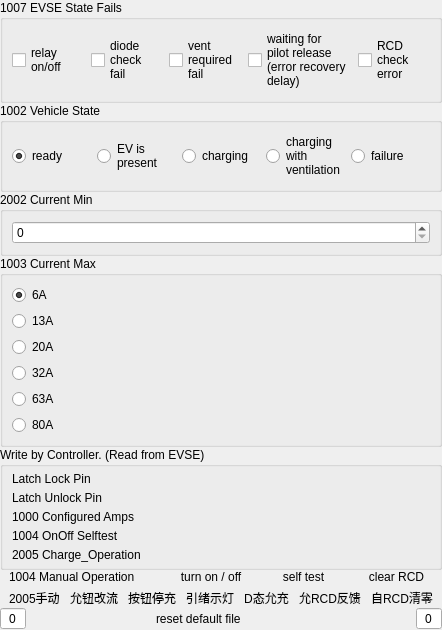
     <widget class="QWidget" name="widget_2" native="true">
      <property name="sizePolicy">
       <sizepolicy hsizetype="Expanding" vsizetype="Expanding">
        <horstretch>100</horstretch>
        <verstretch>0</verstretch>
       </sizepolicy>
      </property>
      <layout class="QVBoxLayout" name="verticalLayout_3">
       <property name="spacing">
        <number>0</number>
       </property>
       <property name="leftMargin">
        <number>0</number>
       </property>
       <property name="topMargin">
        <number>0</number>
       </property>
       <property name="rightMargin">
        <number>0</number>
       </property>
       <property name="bottomMargin">
        <number>0</number>
       </property>
       <item>
        <widget class="QGroupBox" name="groupBox_2">
         <property name="sizePolicy">
          <sizepolicy hsizetype="Expanding" vsizetype="Expanding">
           <horstretch>0</horstretch>
           <verstretch>80</verstretch>
          </sizepolicy>
         </property>
         <property name="title">
          <string>1007 EVSE State Fails</string>
         </property>
         <layout class="QHBoxLayout" name="horizontalLayout">
          <item>
           <widget class="QCheckBox" name="cb_relay_onoff">
            <property name="sizePolicy">
             <sizepolicy hsizetype="Expanding" vsizetype="Expanding">
              <horstretch>0</horstretch>
              <verstretch>0</verstretch>
             </sizepolicy>
            </property>
            <property name="cursor">
             <cursorShape>PointingHandCursor</cursorShape>
            </property>
            <property name="text">
             <string>relay
on/off</string>
            </property>
           </widget>
          </item>
          <item>
           <widget class="QCheckBox" name="cb_diode">
            <property name="sizePolicy">
             <sizepolicy hsizetype="Expanding" vsizetype="Expanding">
              <horstretch>0</horstretch>
              <verstretch>0</verstretch>
             </sizepolicy>
            </property>
            <property name="cursor">
             <cursorShape>PointingHandCursor</cursorShape>
            </property>
            <property name="text">
             <string>diode
check
fail</string>
            </property>
           </widget>
          </item>
          <item>
           <widget class="QCheckBox" name="cb_vent">
            <property name="sizePolicy">
             <sizepolicy hsizetype="Expanding" vsizetype="Expanding">
              <horstretch>0</horstretch>
              <verstretch>0</verstretch>
             </sizepolicy>
            </property>
            <property name="cursor">
             <cursorShape>PointingHandCursor</cursorShape>
            </property>
            <property name="text">
             <string>vent
required
fail</string>
            </property>
           </widget>
          </item>
          <item>
           <widget class="QCheckBox" name="cb_waiting_pilot">
            <property name="sizePolicy">
             <sizepolicy hsizetype="Expanding" vsizetype="Expanding">
              <horstretch>0</horstretch>
              <verstretch>0</verstretch>
             </sizepolicy>
            </property>
            <property name="cursor">
             <cursorShape>PointingHandCursor</cursorShape>
            </property>
            <property name="text">
             <string>waiting for
pilot release
(error recovery
delay)</string>
            </property>
           </widget>
          </item>
          <item>
           <widget class="QCheckBox" name="cb_rcd_check">
            <property name="sizePolicy">
             <sizepolicy hsizetype="Expanding" vsizetype="Expanding">
              <horstretch>0</horstretch>
              <verstretch>0</verstretch>
             </sizepolicy>
            </property>
            <property name="cursor">
             <cursorShape>PointingHandCursor</cursorShape>
            </property>
            <property name="text">
             <string>RCD
check
error</string>
            </property>
           </widget>
          </item>
         </layout>
        </widget>
       </item>
       <item>
        <widget class="QGroupBox" name="groupBox">
         <property name="sizePolicy">
          <sizepolicy hsizetype="Expanding" vsizetype="Expanding">
           <horstretch>0</horstretch>
           <verstretch>80</verstretch>
          </sizepolicy>
         </property>
         <property name="title">
          <string>1002 Vehicle State</string>
         </property>
         <layout class="QHBoxLayout" name="horizontalLayout_2">
          <item>
           <widget class="QRadioButton" name="rb_ready">
            <property name="sizePolicy">
             <sizepolicy hsizetype="Expanding" vsizetype="Expanding">
              <horstretch>0</horstretch>
              <verstretch>0</verstretch>
             </sizepolicy>
            </property>
            <property name="cursor">
             <cursorShape>PointingHandCursor</cursorShape>
            </property>
            <property name="text">
             <string>ready</string>
            </property>
            <property name="checked">
             <bool>true</bool>
            </property>
           </widget>
          </item>
          <item>
           <widget class="QRadioButton" name="rb_ev_present">
            <property name="sizePolicy">
             <sizepolicy hsizetype="Expanding" vsizetype="Expanding">
              <horstretch>0</horstretch>
              <verstretch>0</verstretch>
             </sizepolicy>
            </property>
            <property name="cursor">
             <cursorShape>PointingHandCursor</cursorShape>
            </property>
            <property name="text">
             <string>EV is
present</string>
            </property>
           </widget>
          </item>
          <item>
           <widget class="QRadioButton" name="rb_charging">
            <property name="sizePolicy">
             <sizepolicy hsizetype="Expanding" vsizetype="Expanding">
              <horstretch>0</horstretch>
              <verstretch>0</verstretch>
             </sizepolicy>
            </property>
            <property name="cursor">
             <cursorShape>PointingHandCursor</cursorShape>
            </property>
            <property name="text">
             <string>charging</string>
            </property>
           </widget>
          </item>
          <item>
           <widget class="QRadioButton" name="rb_charging_vent">
            <property name="sizePolicy">
             <sizepolicy hsizetype="Expanding" vsizetype="Expanding">
              <horstretch>0</horstretch>
              <verstretch>0</verstretch>
             </sizepolicy>
            </property>
            <property name="cursor">
             <cursorShape>PointingHandCursor</cursorShape>
            </property>
            <property name="text">
             <string>charging
with
ventilation</string>
            </property>
           </widget>
          </item>
          <item>
           <widget class="QRadioButton" name="rb_failure">
            <property name="sizePolicy">
             <sizepolicy hsizetype="Expanding" vsizetype="Expanding">
              <horstretch>0</horstretch>
              <verstretch>0</verstretch>
             </sizepolicy>
            </property>
            <property name="cursor">
             <cursorShape>PointingHandCursor</cursorShape>
            </property>
            <property name="text">
             <string>failure</string>
            </property>
           </widget>
          </item>
         </layout>
        </widget>
       </item>
       <item>
        <widget class="QGroupBox" name="groupBox_4">
         <property name="sizePolicy">
          <sizepolicy hsizetype="Expanding" vsizetype="Expanding">
           <horstretch>0</horstretch>
           <verstretch>40</verstretch>
          </sizepolicy>
         </property>
         <property name="title">
          <string>2002 Current Min</string>
         </property>
         <layout class="QVBoxLayout" name="verticalLayout_2">
          <item>
           <widget class="QSpinBox" name="sb_currnt_min">
            <property name="sizePolicy">
             <sizepolicy hsizetype="Expanding" vsizetype="Expanding">
              <horstretch>0</horstretch>
              <verstretch>0</verstretch>
             </sizepolicy>
            </property>
            <property name="cursor">
             <cursorShape>ArrowCursor</cursorShape>
            </property>
           </widget>
          </item>
         </layout>
        </widget>
       </item>
       <item>
        <widget class="QGroupBox" name="groupBox_3">
         <property name="sizePolicy">
          <sizepolicy hsizetype="Expanding" vsizetype="Expanding">
           <horstretch>0</horstretch>
           <verstretch>80</verstretch>
          </sizepolicy>
         </property>
         <property name="title">
          <string>1003 Current Max</string>
         </property>
         <layout class="QVBoxLayout" name="verticalLayout">
          <item>
           <widget class="QRadioButton" name="rb_current_max_6">
            <property name="sizePolicy">
             <sizepolicy hsizetype="Expanding" vsizetype="Expanding">
              <horstretch>0</horstretch>
              <verstretch>0</verstretch>
             </sizepolicy>
            </property>
            <property name="cursor">
             <cursorShape>PointingHandCursor</cursorShape>
            </property>
            <property name="text">
             <string>6A</string>
            </property>
            <property name="checked">
             <bool>true</bool>
            </property>
           </widget>
          </item>
          <item>
           <widget class="QRadioButton" name="rb_current_max_13">
            <property name="sizePolicy">
             <sizepolicy hsizetype="Expanding" vsizetype="Expanding">
              <horstretch>0</horstretch>
              <verstretch>0</verstretch>
             </sizepolicy>
            </property>
            <property name="cursor">
             <cursorShape>PointingHandCursor</cursorShape>
            </property>
            <property name="text">
             <string>13A</string>
            </property>
           </widget>
          </item>
          <item>
           <widget class="QRadioButton" name="rb_current_max_20">
            <property name="sizePolicy">
             <sizepolicy hsizetype="Expanding" vsizetype="Expanding">
              <horstretch>0</horstretch>
              <verstretch>0</verstretch>
             </sizepolicy>
            </property>
            <property name="cursor">
             <cursorShape>PointingHandCursor</cursorShape>
            </property>
            <property name="text">
             <string>20A</string>
            </property>
           </widget>
          </item>
          <item>
           <widget class="QRadioButton" name="rb_current_max_32">
            <property name="sizePolicy">
             <sizepolicy hsizetype="Expanding" vsizetype="Expanding">
              <horstretch>0</horstretch>
              <verstretch>0</verstretch>
             </sizepolicy>
            </property>
            <property name="cursor">
             <cursorShape>PointingHandCursor</cursorShape>
            </property>
            <property name="text">
             <string>32A</string>
            </property>
           </widget>
          </item>
          <item>
           <widget class="QRadioButton" name="rb_current_max_63">
            <property name="sizePolicy">
             <sizepolicy hsizetype="Expanding" vsizetype="Expanding">
              <horstretch>0</horstretch>
              <verstretch>0</verstretch>
             </sizepolicy>
            </property>
            <property name="cursor">
             <cursorShape>PointingHandCursor</cursorShape>
            </property>
            <property name="text">
             <string>63A</string>
            </property>
           </widget>
          </item>
          <item>
           <widget class="QRadioButton" name="rb_current_max_80">
            <property name="sizePolicy">
             <sizepolicy hsizetype="Expanding" vsizetype="Expanding">
              <horstretch>0</horstretch>
              <verstretch>0</verstretch>
             </sizepolicy>
            </property>
            <property name="cursor">
             <cursorShape>PointingHandCursor</cursorShape>
            </property>
            <property name="text">
             <string>80A</string>
            </property>
           </widget>
          </item>
         </layout>
        </widget>
       </item>
       <item>
        <widget class="QGroupBox" name="groupBox_8">
         <property name="sizePolicy">
          <sizepolicy hsizetype="Expanding" vsizetype="Expanding">
           <horstretch>0</horstretch>
           <verstretch>80</verstretch>
          </sizepolicy>
         </property>
         <property name="title">
          <string>Write by Controller. (Read from EVSE)</string>
         </property>
         <layout class="QGridLayout" name="gridLayout_5" columnstretch="1,2,2">
          <property name="leftMargin">
           <number>9</number>
          </property>
          <property name="topMargin">
           <number>5</number>
          </property>
          <property name="bottomMargin">
           <number>5</number>
          </property>
          <property name="horizontalSpacing">
           <number>10</number>
          </property>
          <property name="verticalSpacing">
           <number>5</number>
          </property>
          <item row="2" column="0">
           <widget class="QLabel" name="label_47">
            <property name="sizePolicy">
             <sizepolicy hsizetype="Expanding" vsizetype="Expanding">
              <horstretch>0</horstretch>
              <verstretch>0</verstretch>
             </sizepolicy>
            </property>
            <property name="text">
             <string>1000 Configured Amps</string>
            </property>
           </widget>
          </item>
          <item row="1" column="1">
           <widget class="QLabel" name="lb_latch_unlock_pin_value">
            <property name="text">
             <string/>
            </property>
            <property name="alignment">
             <set>Qt::AlignRight|Qt::AlignTrailing|Qt::AlignVCenter</set>
            </property>
           </widget>
          </item>
          <item row="3" column="1">
           <widget class="QLabel" name="lb_onoff_selftest_value">
            <property name="sizePolicy">
             <sizepolicy hsizetype="Expanding" vsizetype="Expanding">
              <horstretch>0</horstretch>
              <verstretch>0</verstretch>
             </sizepolicy>
            </property>
            <property name="text">
             <string/>
            </property>
            <property name="alignment">
             <set>Qt::AlignRight|Qt::AlignTrailing|Qt::AlignVCenter</set>
            </property>
           </widget>
          </item>
          <item row="0" column="0">
           <widget class="QLabel" name="label_2">
            <property name="text">
             <string>Latch Lock Pin</string>
            </property>
           </widget>
          </item>
          <item row="4" column="1">
           <widget class="QLabel" name="lb_charge_operation_value">
            <property name="sizePolicy">
             <sizepolicy hsizetype="Expanding" vsizetype="Expanding">
              <horstretch>0</horstretch>
              <verstretch>0</verstretch>
             </sizepolicy>
            </property>
            <property name="text">
             <string/>
            </property>
            <property name="alignment">
             <set>Qt::AlignRight|Qt::AlignTrailing|Qt::AlignVCenter</set>
            </property>
           </widget>
          </item>
          <item row="3" column="0">
           <widget class="QLabel" name="label_49">
            <property name="sizePolicy">
             <sizepolicy hsizetype="Expanding" vsizetype="Expanding">
              <horstretch>0</horstretch>
              <verstretch>0</verstretch>
             </sizepolicy>
            </property>
            <property name="text">
             <string>1004 OnOff Selftest</string>
            </property>
           </widget>
          </item>
          <item row="1" column="0">
           <widget class="QLabel" name="label_3">
            <property name="text">
             <string>Latch Unlock Pin</string>
            </property>
           </widget>
          </item>
          <item row="0" column="1">
           <widget class="QLabel" name="lb_latch_lock_pin_value">
            <property name="text">
             <string/>
            </property>
            <property name="alignment">
             <set>Qt::AlignRight|Qt::AlignTrailing|Qt::AlignVCenter</set>
            </property>
           </widget>
          </item>
          <item row="4" column="0">
           <widget class="QLabel" name="label_51">
            <property name="sizePolicy">
             <sizepolicy hsizetype="Expanding" vsizetype="Expanding">
              <horstretch>0</horstretch>
              <verstretch>0</verstretch>
             </sizepolicy>
            </property>
            <property name="text">
             <string>2005 Charge_Operation</string>
            </property>
           </widget>
          </item>
          <item row="2" column="1">
           <widget class="QLabel" name="lb_configured_amps_value">
            <property name="sizePolicy">
             <sizepolicy hsizetype="Expanding" vsizetype="Expanding">
              <horstretch>0</horstretch>
              <verstretch>0</verstretch>
             </sizepolicy>
            </property>
            <property name="text">
             <string/>
            </property>
            <property name="alignment">
             <set>Qt::AlignRight|Qt::AlignTrailing|Qt::AlignVCenter</set>
            </property>
           </widget>
          </item>
          <item row="3" column="2">
           <widget class="QLabel" name="lb_onoff_selftest">
            <property name="sizePolicy">
             <sizepolicy hsizetype="Expanding" vsizetype="Expanding">
              <horstretch>0</horstretch>
              <verstretch>0</verstretch>
             </sizepolicy>
            </property>
            <property name="text">
             <string/>
            </property>
            <property name="alignment">
             <set>Qt::AlignRight|Qt::AlignTrailing|Qt::AlignVCenter</set>
            </property>
           </widget>
          </item>
          <item row="0" column="2">
           <widget class="QLabel" name="lb_latch_lock_pin">
            <property name="text">
             <string/>
            </property>
            <property name="alignment">
             <set>Qt::AlignRight|Qt::AlignTrailing|Qt::AlignVCenter</set>
            </property>
           </widget>
          </item>
          <item row="4" column="2">
           <widget class="QLabel" name="lb_charge_operation">
            <property name="sizePolicy">
             <sizepolicy hsizetype="Expanding" vsizetype="Expanding">
              <horstretch>0</horstretch>
              <verstretch>0</verstretch>
             </sizepolicy>
            </property>
            <property name="text">
             <string/>
            </property>
            <property name="alignment">
             <set>Qt::AlignRight|Qt::AlignTrailing|Qt::AlignVCenter</set>
            </property>
           </widget>
          </item>
          <item row="2" column="2">
           <widget class="QLabel" name="lb_configured_amps">
            <property name="sizePolicy">
             <sizepolicy hsizetype="Expanding" vsizetype="Expanding">
              <horstretch>0</horstretch>
              <verstretch>0</verstretch>
             </sizepolicy>
            </property>
            <property name="text">
             <string/>
            </property>
            <property name="alignment">
             <set>Qt::AlignRight|Qt::AlignTrailing|Qt::AlignVCenter</set>
            </property>
           </widget>
          </item>
          <item row="1" column="2">
           <widget class="QLabel" name="lb_latch_unlock_pin">
            <property name="text">
             <string/>
            </property>
            <property name="alignment">
             <set>Qt::AlignRight|Qt::AlignTrailing|Qt::AlignVCenter</set>
            </property>
           </widget>
          </item>
         </layout>
        </widget>
       </item>
       <item>
        <widget class="QWidget" name="widget_14" native="true">
         <property name="sizePolicy">
          <sizepolicy hsizetype="Expanding" vsizetype="Expanding">
           <horstretch>0</horstretch>
           <verstretch>20</verstretch>
          </sizepolicy>
         </property>
         <layout class="QHBoxLayout" name="horizontalLayout_8">
          <property name="spacing">
           <number>20</number>
          </property>
          <property name="topMargin">
           <number>0</number>
          </property>
          <property name="bottomMargin">
           <number>0</number>
          </property>
          <item>
           <widget class="QLabel" name="label_6">
            <property name="sizePolicy">
             <sizepolicy hsizetype="Expanding" vsizetype="Expanding">
              <horstretch>100</horstretch>
              <verstretch>0</verstretch>
             </sizepolicy>
            </property>
            <property name="text">
             <string>1004 Manual Operation</string>
            </property>
           </widget>
          </item>
          <item>
           <widget class="QLabel" name="lb_turnonoff">
            <property name="sizePolicy">
             <sizepolicy hsizetype="Expanding" vsizetype="Expanding">
              <horstretch>50</horstretch>
              <verstretch>0</verstretch>
             </sizepolicy>
            </property>
            <property name="cursor">
             <cursorShape>PointingHandCursor</cursorShape>
            </property>
            <property name="text">
             <string>turn on / off</string>
            </property>
            <property name="alignment">
             <set>Qt::AlignCenter</set>
            </property>
           </widget>
          </item>
          <item>
           <widget class="QLabel" name="lb_selftest">
            <property name="sizePolicy">
             <sizepolicy hsizetype="Expanding" vsizetype="Expanding">
              <horstretch>50</horstretch>
              <verstretch>0</verstretch>
             </sizepolicy>
            </property>
            <property name="cursor">
             <cursorShape>PointingHandCursor</cursorShape>
            </property>
            <property name="text">
             <string>self test</string>
            </property>
            <property name="alignment">
             <set>Qt::AlignCenter</set>
            </property>
           </widget>
          </item>
          <item>
           <widget class="QLabel" name="lb_clearRCD">
            <property name="sizePolicy">
             <sizepolicy hsizetype="Expanding" vsizetype="Expanding">
              <horstretch>50</horstretch>
              <verstretch>0</verstretch>
             </sizepolicy>
            </property>
            <property name="cursor">
             <cursorShape>PointingHandCursor</cursorShape>
            </property>
            <property name="text">
             <string>clear RCD</string>
            </property>
            <property name="alignment">
             <set>Qt::AlignCenter</set>
            </property>
           </widget>
          </item>
         </layout>
        </widget>
       </item>
       <item>
        <widget class="QWidget" name="widget_2005" native="true">
         <property name="sizePolicy">
          <sizepolicy hsizetype="Expanding" vsizetype="Expanding">
           <horstretch>0</horstretch>
           <verstretch>20</verstretch>
          </sizepolicy>
         </property>
         <layout class="QHBoxLayout" name="horizontalLayout_9">
          <property name="spacing">
           <number>10</number>
          </property>
          <property name="topMargin">
           <number>5</number>
          </property>
          <property name="bottomMargin">
           <number>0</number>
          </property>
          <item>
           <widget class="QLabel" name="label_7">
            <property name="sizePolicy">
             <sizepolicy hsizetype="Expanding" vsizetype="Expanding">
              <horstretch>100</horstretch>
              <verstretch>0</verstretch>
             </sizepolicy>
            </property>
            <property name="text">
             <string>2005手动</string>
            </property>
           </widget>
          </item>
          <item>
           <widget class="QLabel" name="lb_2005_0">
            <property name="sizePolicy">
             <sizepolicy hsizetype="Expanding" vsizetype="Expanding">
              <horstretch>50</horstretch>
              <verstretch>0</verstretch>
             </sizepolicy>
            </property>
            <property name="cursor">
             <cursorShape>PointingHandCursor</cursorShape>
            </property>
            <property name="text">
             <string>允钮改流</string>
            </property>
            <property name="alignment">
             <set>Qt::AlignCenter</set>
            </property>
           </widget>
          </item>
          <item>
           <widget class="QLabel" name="lb_2005_1">
            <property name="sizePolicy">
             <sizepolicy hsizetype="Expanding" vsizetype="Expanding">
              <horstretch>50</horstretch>
              <verstretch>0</verstretch>
             </sizepolicy>
            </property>
            <property name="cursor">
             <cursorShape>PointingHandCursor</cursorShape>
            </property>
            <property name="text">
             <string>按钮停充</string>
            </property>
            <property name="alignment">
             <set>Qt::AlignCenter</set>
            </property>
           </widget>
          </item>
          <item>
           <widget class="QLabel" name="lb_2005_2">
            <property name="sizePolicy">
             <sizepolicy hsizetype="Expanding" vsizetype="Expanding">
              <horstretch>50</horstretch>
              <verstretch>0</verstretch>
             </sizepolicy>
            </property>
            <property name="cursor">
             <cursorShape>PointingHandCursor</cursorShape>
            </property>
            <property name="text">
             <string>引绪示灯</string>
            </property>
            <property name="alignment">
             <set>Qt::AlignCenter</set>
            </property>
           </widget>
          </item>
          <item>
           <widget class="QLabel" name="lb_2005_3">
            <property name="sizePolicy">
             <sizepolicy hsizetype="Expanding" vsizetype="Expanding">
              <horstretch>50</horstretch>
              <verstretch>0</verstretch>
             </sizepolicy>
            </property>
            <property name="cursor">
             <cursorShape>PointingHandCursor</cursorShape>
            </property>
            <property name="text">
             <string>D态允充</string>
            </property>
            <property name="alignment">
             <set>Qt::AlignCenter</set>
            </property>
           </widget>
          </item>
          <item>
           <widget class="QLabel" name="lb_2005_4">
            <property name="sizePolicy">
             <sizepolicy hsizetype="Expanding" vsizetype="Expanding">
              <horstretch>50</horstretch>
              <verstretch>0</verstretch>
             </sizepolicy>
            </property>
            <property name="cursor">
             <cursorShape>PointingHandCursor</cursorShape>
            </property>
            <property name="text">
             <string>允RCD反馈</string>
            </property>
            <property name="alignment">
             <set>Qt::AlignCenter</set>
            </property>
           </widget>
          </item>
          <item>
           <widget class="QLabel" name="lb_2005_5">
            <property name="sizePolicy">
             <sizepolicy hsizetype="Expanding" vsizetype="Expanding">
              <horstretch>50</horstretch>
              <verstretch>0</verstretch>
             </sizepolicy>
            </property>
            <property name="cursor">
             <cursorShape>PointingHandCursor</cursorShape>
            </property>
            <property name="text">
             <string>自RCD清零</string>
            </property>
            <property name="alignment">
             <set>Qt::AlignCenter</set>
            </property>
           </widget>
          </item>
         </layout>
        </widget>
       </item>
       <item>
        <widget class="QWidget" name="widget" native="true">
         <property name="sizePolicy">
          <sizepolicy hsizetype="Expanding" vsizetype="Expanding">
           <horstretch>0</horstretch>
           <verstretch>20</verstretch>
          </sizepolicy>
         </property>
         <layout class="QHBoxLayout" name="horizontalLayout_3">
          <property name="spacing">
           <number>0</number>
          </property>
          <property name="leftMargin">
           <number>0</number>
          </property>
          <property name="topMargin">
           <number>0</number>
          </property>
          <property name="rightMargin">
           <number>0</number>
          </property>
          <property name="bottomMargin">
           <number>0</number>
          </property>
          <item>
           <widget class="QSpinBox" name="sb_set_current">
            <property name="sizePolicy">
             <sizepolicy hsizetype="Expanding" vsizetype="Expanding">
              <horstretch>20</horstretch>
              <verstretch>0</verstretch>
             </sizepolicy>
            </property>
            <property name="cursor">
             <cursorShape>IBeamCursor</cursorShape>
            </property>
            <property name="alignment">
             <set>Qt::AlignCenter</set>
            </property>
            <property name="buttonSymbols">
             <enum>QAbstractSpinBox::NoButtons</enum>
            </property>
           </widget>
          </item>
          <item>
           <widget class="QWidget" name="widget_3" native="true">
            <property name="sizePolicy">
             <sizepolicy hsizetype="Expanding" vsizetype="Expanding">
              <horstretch>100</horstretch>
              <verstretch>0</verstretch>
             </sizepolicy>
            </property>
           </widget>
          </item>
          <item>
           <widget class="QLabel" name="lb_default">
            <property name="sizePolicy">
             <sizepolicy hsizetype="Expanding" vsizetype="Expanding">
              <horstretch>100</horstretch>
              <verstretch>0</verstretch>
             </sizepolicy>
            </property>
            <property name="cursor">
             <cursorShape>PointingHandCursor</cursorShape>
            </property>
            <property name="text">
             <string>reset default file</string>
            </property>
           </widget>
          </item>
          <item>
           <widget class="QWidget" name="widget_4" native="true">
            <property name="sizePolicy">
             <sizepolicy hsizetype="Expanding" vsizetype="Expanding">
              <horstretch>100</horstretch>
              <verstretch>0</verstretch>
             </sizepolicy>
            </property>
           </widget>
          </item>
          <item>
           <widget class="QSpinBox" name="sb_set_max_voltage">
            <property name="sizePolicy">
             <sizepolicy hsizetype="Expanding" vsizetype="Expanding">
              <horstretch>20</horstretch>
              <verstretch>0</verstretch>
             </sizepolicy>
            </property>
            <property name="alignment">
             <set>Qt::AlignCenter</set>
            </property>
            <property name="readOnly">
             <bool>false</bool>
            </property>
            <property name="buttonSymbols">
             <enum>QAbstractSpinBox::NoButtons</enum>
            </property>
           </widget>
          </item>
         </layout>
        </widget>
       </item>
      </layout>
     </widget>
